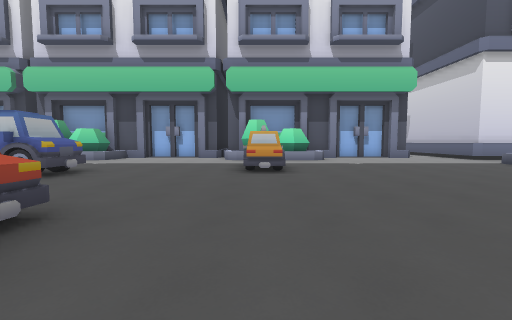
[1] (above)

19 first-person views from a walk through a 3-D level made in the Godot game engine. The camera is 1.4 m above the floor, tilts 4° down and sees 90° across. The floor is counted in squares, 2 m on a side. Each view is taken from the middle of a square. On the plan, view 1 faces up. The plan holds only what a view shows up to about 9 squares ahead; the rest is blank. The place goes on beyond the plan. Characters and animated objects are not drawn. Some surface patterns are stand-ins.

[2]
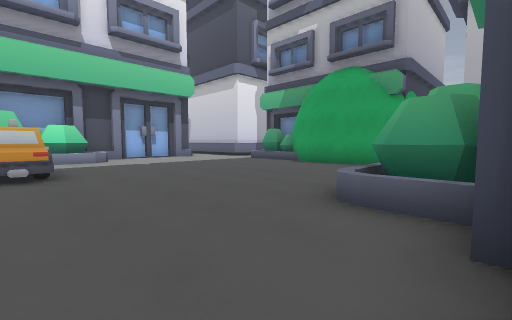

[3]
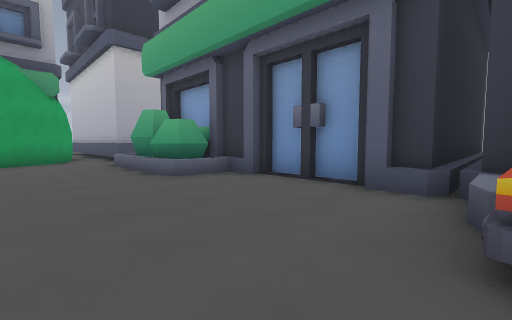

[4]
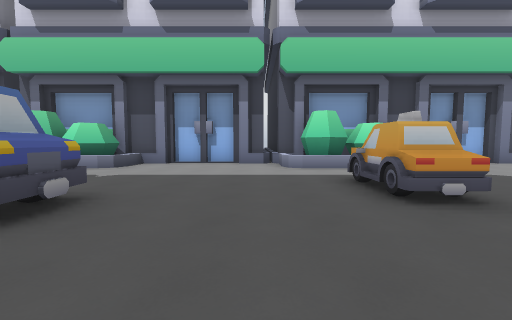

[5]
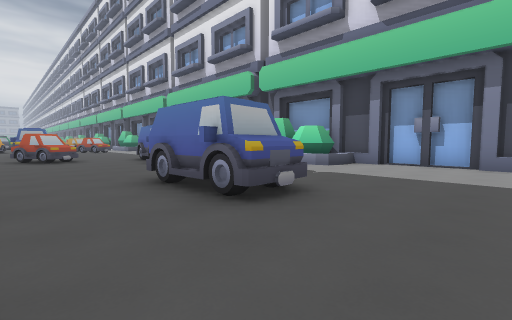

[6]
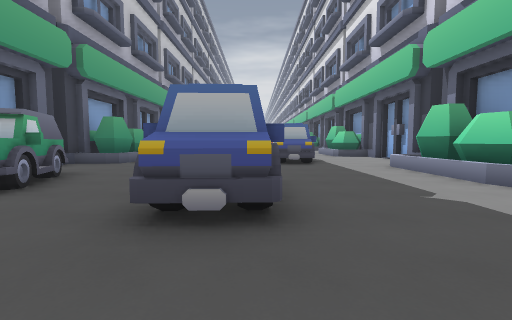

[7]
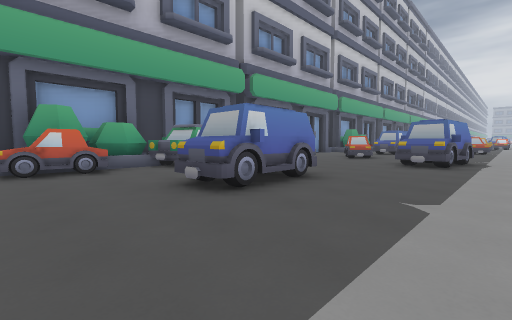

[8]
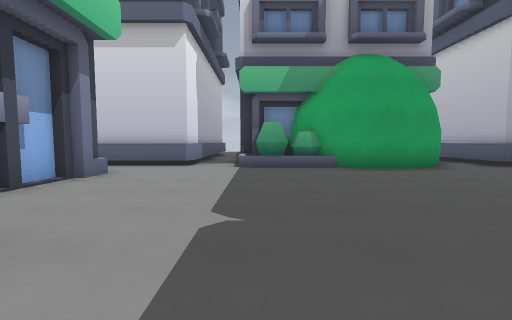

[9]
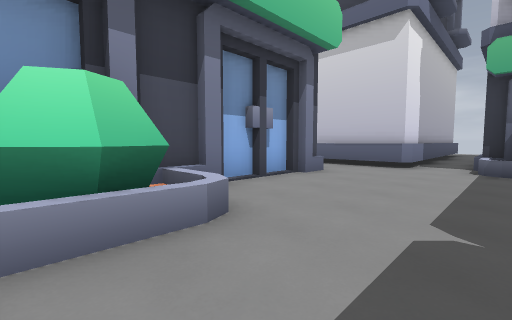

[10]
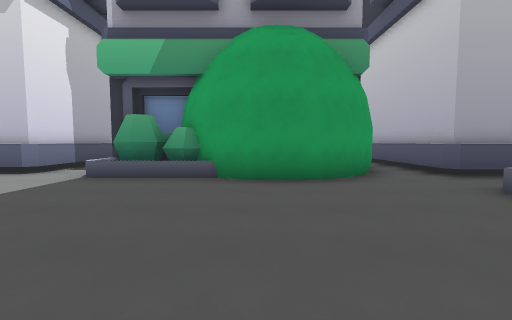

[11]
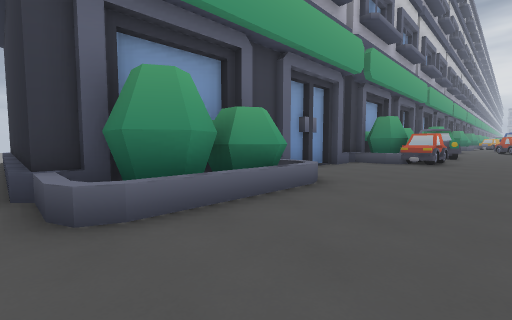

[12]
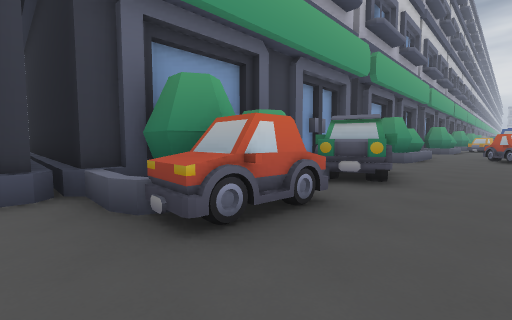

[13]
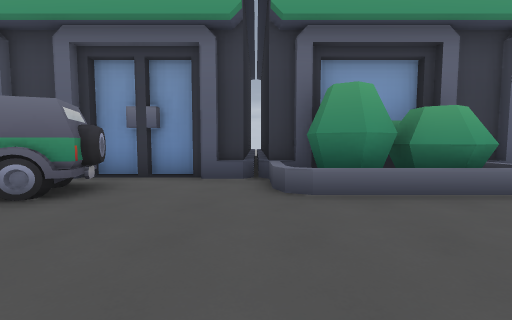

[14]
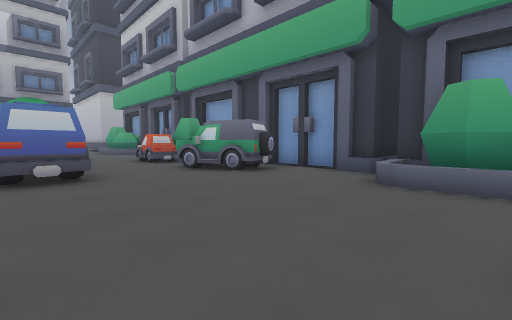

[15]
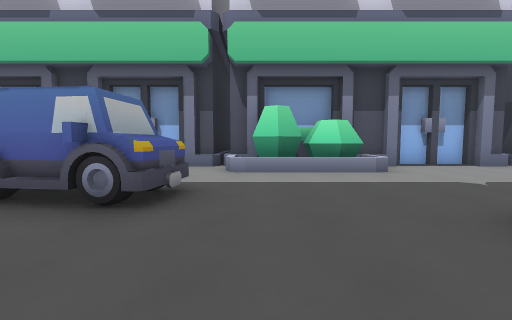

[16]
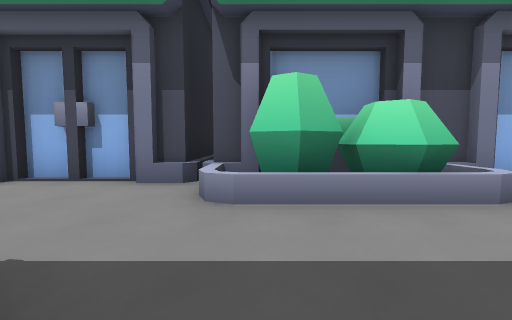

[17]
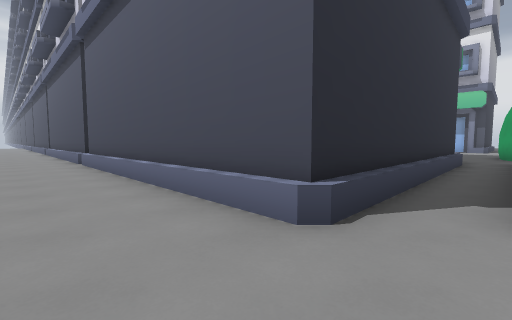

[18]
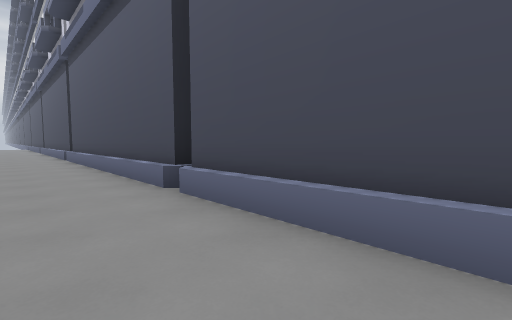

[19]
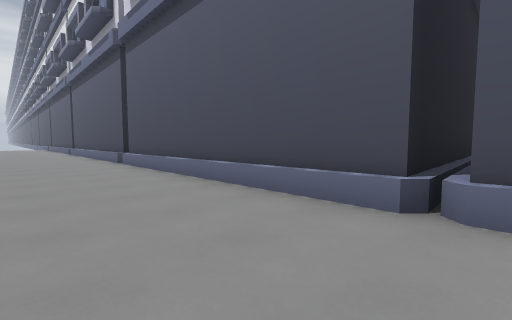

### Floor plan
Key: @ floor where view 1 was taken; # wall or solid block; x gap in a wall; . main floor; : floor 0.25 m higher than the main floor; ^ raised ledge; T taxi; B building; A van.
Columns run from 12 left of view 1 to 12 right of it. Each row starts with its distance up from view 1.
 12 BBBBBBBBBBBBBBBBBBBB.B
 11 ...BBBB....BBBB......B:::
 10 ...BBBB....BBBB......BBBB
  9 .........................
  8 AAA.........T.......BB
  7 AAA.........T.......BB
  6 ......AAA...T.......#
  5 ......AAA...........#
  4 ....................#
  3 ....................##
  2 .....##^.#^...........x
  1 BB...##BBBB....BBBB.BBBBB
  0 BBBBBBBB#BBB@BBBBBBBB::::
 -1   B       BB       B ::
 -2   B       BB       B
 -3   B       BB       B
 -4   B       BB       B
 -5           BB       B
 -6           BB       B
 -7           BB       B
 -8 BBBBBBBBBBBBBBBBBBBB.
 -9 .....................
-10 .....................
-11 ............

Positions as (right, up) in squares from view 1, and headings:
1: (0, 0), facing up
2: (0, 0), facing up-right
3: (-2, 4), facing down-right
4: (-2, 3), facing up
5: (-2, 3), facing up-left
6: (-2, 6), facing left
7: (-2, 9), facing down-left
8: (1, 8), facing right
9: (1, 8), facing up-right
10: (3, 5), facing right
11: (7, 4), facing down-left
12: (-1, 4), facing down-left
13: (-10, 5), facing down
14: (-12, 6), facing down-right
15: (-9, 4), facing up
16: (-9, 7), facing up
17: (8, -10), facing up-left
18: (2, -10), facing up-left
19: (-1, -11), facing up-left
